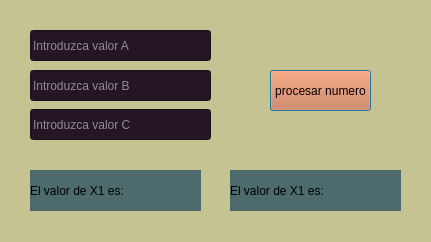
<?xml version="1.0" encoding="UTF-8"?>
<ui version="4.0">
 <class>Dialog</class>
 <widget class="QDialog" name="Dialog">
  <property name="geometry">
   <rect>
    <x>0</x>
    <y>0</y>
    <width>431</width>
    <height>242</height>
   </rect>
  </property>
  <property name="windowTitle">
   <string>Formula General</string>
  </property>
  <property name="styleSheet">
   <string notr="true">background-color: rgb(197, 195, 146);</string>
  </property>
  <widget class="QLineEdit" name="txt_valorA">
   <property name="geometry">
    <rect>
     <x>30</x>
     <y>30</y>
     <width>181</width>
     <height>31</height>
    </rect>
   </property>
   <property name="palette">
    <palette>
     <active>
      <colorrole role="WindowText">
       <brush brushstyle="SolidPattern">
        <color alpha="255">
         <red>255</red>
         <green>255</green>
         <blue>255</blue>
        </color>
       </brush>
      </colorrole>
      <colorrole role="Button">
       <brush brushstyle="SolidPattern">
        <color alpha="255">
         <red>36</red>
         <green>22</green>
         <blue>35</blue>
        </color>
       </brush>
      </colorrole>
      <colorrole role="Light">
       <brush brushstyle="SolidPattern">
        <color alpha="255">
         <red>255</red>
         <green>255</green>
         <blue>255</blue>
        </color>
       </brush>
      </colorrole>
      <colorrole role="Midlight">
       <brush brushstyle="SolidPattern">
        <color alpha="255">
         <red>255</red>
         <green>255</green>
         <blue>255</blue>
        </color>
       </brush>
      </colorrole>
      <colorrole role="Dark">
       <brush brushstyle="SolidPattern">
        <color alpha="255">
         <red>255</red>
         <green>255</green>
         <blue>255</blue>
        </color>
       </brush>
      </colorrole>
      <colorrole role="Mid">
       <brush brushstyle="SolidPattern">
        <color alpha="255">
         <red>255</red>
         <green>255</green>
         <blue>255</blue>
        </color>
       </brush>
      </colorrole>
      <colorrole role="Text">
       <brush brushstyle="SolidPattern">
        <color alpha="255">
         <red>0</red>
         <green>0</green>
         <blue>0</blue>
        </color>
       </brush>
      </colorrole>
      <colorrole role="ButtonText">
       <brush brushstyle="SolidPattern">
        <color alpha="255">
         <red>255</red>
         <green>255</green>
         <blue>255</blue>
        </color>
       </brush>
      </colorrole>
      <colorrole role="Base">
       <brush brushstyle="SolidPattern">
        <color alpha="255">
         <red>36</red>
         <green>22</green>
         <blue>35</blue>
        </color>
       </brush>
      </colorrole>
      <colorrole role="Window">
       <brush brushstyle="SolidPattern">
        <color alpha="255">
         <red>36</red>
         <green>22</green>
         <blue>35</blue>
        </color>
       </brush>
      </colorrole>
      <colorrole role="Shadow">
       <brush brushstyle="SolidPattern">
        <color alpha="255">
         <red>255</red>
         <green>255</green>
         <blue>255</blue>
        </color>
       </brush>
      </colorrole>
      <colorrole role="Highlight">
       <brush brushstyle="SolidPattern">
        <color alpha="255">
         <red>255</red>
         <green>255</green>
         <blue>255</blue>
        </color>
       </brush>
      </colorrole>
      <colorrole role="HighlightedText">
       <brush brushstyle="SolidPattern">
        <color alpha="255">
         <red>254</red>
         <green>254</green>
         <blue>254</blue>
        </color>
       </brush>
      </colorrole>
      <colorrole role="Link">
       <brush brushstyle="SolidPattern">
        <color alpha="255">
         <red>255</red>
         <green>255</green>
         <blue>255</blue>
        </color>
       </brush>
      </colorrole>
      <colorrole role="LinkVisited">
       <brush brushstyle="SolidPattern">
        <color alpha="255">
         <red>255</red>
         <green>255</green>
         <blue>255</blue>
        </color>
       </brush>
      </colorrole>
      <colorrole role="AlternateBase">
       <brush brushstyle="SolidPattern">
        <color alpha="255">
         <red>255</red>
         <green>255</green>
         <blue>255</blue>
        </color>
       </brush>
      </colorrole>
      <colorrole role="ToolTipBase">
       <brush brushstyle="SolidPattern">
        <color alpha="255">
         <red>255</red>
         <green>255</green>
         <blue>255</blue>
        </color>
       </brush>
      </colorrole>
      <colorrole role="ToolTipText">
       <brush brushstyle="SolidPattern">
        <color alpha="255">
         <red>255</red>
         <green>255</green>
         <blue>255</blue>
        </color>
       </brush>
      </colorrole>
      <colorrole role="PlaceholderText">
       <brush brushstyle="SolidPattern">
        <color alpha="128">
         <red>255</red>
         <green>255</green>
         <blue>255</blue>
        </color>
       </brush>
      </colorrole>
     </active>
     <inactive>
      <colorrole role="WindowText">
       <brush brushstyle="SolidPattern">
        <color alpha="255">
         <red>0</red>
         <green>0</green>
         <blue>0</blue>
        </color>
       </brush>
      </colorrole>
      <colorrole role="Button">
       <brush brushstyle="SolidPattern">
        <color alpha="255">
         <red>36</red>
         <green>22</green>
         <blue>35</blue>
        </color>
       </brush>
      </colorrole>
      <colorrole role="Light">
       <brush brushstyle="SolidPattern">
        <color alpha="255">
         <red>36</red>
         <green>22</green>
         <blue>35</blue>
        </color>
       </brush>
      </colorrole>
      <colorrole role="Midlight">
       <brush brushstyle="SolidPattern">
        <color alpha="255">
         <red>36</red>
         <green>22</green>
         <blue>35</blue>
        </color>
       </brush>
      </colorrole>
      <colorrole role="Dark">
       <brush brushstyle="SolidPattern">
        <color alpha="255">
         <red>160</red>
         <green>160</green>
         <blue>160</blue>
        </color>
       </brush>
      </colorrole>
      <colorrole role="Mid">
       <brush brushstyle="SolidPattern">
        <color alpha="255">
         <red>160</red>
         <green>160</green>
         <blue>160</blue>
        </color>
       </brush>
      </colorrole>
      <colorrole role="Text">
       <brush brushstyle="SolidPattern">
        <color alpha="255">
         <red>255</red>
         <green>255</green>
         <blue>255</blue>
        </color>
       </brush>
      </colorrole>
      <colorrole role="ButtonText">
       <brush brushstyle="SolidPattern">
        <color alpha="255">
         <red>0</red>
         <green>0</green>
         <blue>0</blue>
        </color>
       </brush>
      </colorrole>
      <colorrole role="Base">
       <brush brushstyle="SolidPattern">
        <color alpha="255">
         <red>36</red>
         <green>22</green>
         <blue>35</blue>
        </color>
       </brush>
      </colorrole>
      <colorrole role="Window">
       <brush brushstyle="SolidPattern">
        <color alpha="255">
         <red>36</red>
         <green>22</green>
         <blue>35</blue>
        </color>
       </brush>
      </colorrole>
      <colorrole role="Shadow">
       <brush brushstyle="SolidPattern">
        <color alpha="255">
         <red>105</red>
         <green>105</green>
         <blue>105</blue>
        </color>
       </brush>
      </colorrole>
      <colorrole role="Highlight">
       <brush brushstyle="SolidPattern">
        <color alpha="255">
         <red>240</red>
         <green>240</green>
         <blue>240</blue>
        </color>
       </brush>
      </colorrole>
      <colorrole role="HighlightedText">
       <brush brushstyle="SolidPattern">
        <color alpha="255">
         <red>254</red>
         <green>254</green>
         <blue>254</blue>
        </color>
       </brush>
      </colorrole>
      <colorrole role="Link">
       <brush brushstyle="SolidPattern">
        <color alpha="255">
         <red>0</red>
         <green>0</green>
         <blue>255</blue>
        </color>
       </brush>
      </colorrole>
      <colorrole role="LinkVisited">
       <brush brushstyle="SolidPattern">
        <color alpha="255">
         <red>255</red>
         <green>0</green>
         <blue>255</blue>
        </color>
       </brush>
      </colorrole>
      <colorrole role="AlternateBase">
       <brush brushstyle="SolidPattern">
        <color alpha="255">
         <red>246</red>
         <green>246</green>
         <blue>246</blue>
        </color>
       </brush>
      </colorrole>
      <colorrole role="ToolTipBase">
       <brush brushstyle="SolidPattern">
        <color alpha="255">
         <red>255</red>
         <green>255</green>
         <blue>220</blue>
        </color>
       </brush>
      </colorrole>
      <colorrole role="ToolTipText">
       <brush brushstyle="SolidPattern">
        <color alpha="255">
         <red>0</red>
         <green>0</green>
         <blue>0</blue>
        </color>
       </brush>
      </colorrole>
      <colorrole role="PlaceholderText">
       <brush brushstyle="SolidPattern">
        <color alpha="128">
         <red>255</red>
         <green>255</green>
         <blue>255</blue>
        </color>
       </brush>
      </colorrole>
     </inactive>
     <disabled>
      <colorrole role="WindowText">
       <brush brushstyle="SolidPattern">
        <color alpha="255">
         <red>120</red>
         <green>120</green>
         <blue>120</blue>
        </color>
       </brush>
      </colorrole>
      <colorrole role="Button">
       <brush brushstyle="SolidPattern">
        <color alpha="255">
         <red>36</red>
         <green>22</green>
         <blue>35</blue>
        </color>
       </brush>
      </colorrole>
      <colorrole role="Light">
       <brush brushstyle="SolidPattern">
        <color alpha="255">
         <red>36</red>
         <green>22</green>
         <blue>35</blue>
        </color>
       </brush>
      </colorrole>
      <colorrole role="Midlight">
       <brush brushstyle="SolidPattern">
        <color alpha="255">
         <red>36</red>
         <green>22</green>
         <blue>35</blue>
        </color>
       </brush>
      </colorrole>
      <colorrole role="Dark">
       <brush brushstyle="SolidPattern">
        <color alpha="255">
         <red>160</red>
         <green>160</green>
         <blue>160</blue>
        </color>
       </brush>
      </colorrole>
      <colorrole role="Mid">
       <brush brushstyle="SolidPattern">
        <color alpha="255">
         <red>160</red>
         <green>160</green>
         <blue>160</blue>
        </color>
       </brush>
      </colorrole>
      <colorrole role="Text">
       <brush brushstyle="SolidPattern">
        <color alpha="255">
         <red>120</red>
         <green>120</green>
         <blue>120</blue>
        </color>
       </brush>
      </colorrole>
      <colorrole role="ButtonText">
       <brush brushstyle="SolidPattern">
        <color alpha="255">
         <red>120</red>
         <green>120</green>
         <blue>120</blue>
        </color>
       </brush>
      </colorrole>
      <colorrole role="Base">
       <brush brushstyle="SolidPattern">
        <color alpha="255">
         <red>36</red>
         <green>22</green>
         <blue>35</blue>
        </color>
       </brush>
      </colorrole>
      <colorrole role="Window">
       <brush brushstyle="SolidPattern">
        <color alpha="255">
         <red>36</red>
         <green>22</green>
         <blue>35</blue>
        </color>
       </brush>
      </colorrole>
      <colorrole role="Shadow">
       <brush brushstyle="SolidPattern">
        <color alpha="255">
         <red>0</red>
         <green>0</green>
         <blue>0</blue>
        </color>
       </brush>
      </colorrole>
      <colorrole role="Highlight">
       <brush brushstyle="SolidPattern">
        <color alpha="255">
         <red>0</red>
         <green>120</green>
         <blue>215</blue>
        </color>
       </brush>
      </colorrole>
      <colorrole role="HighlightedText">
       <brush brushstyle="SolidPattern">
        <color alpha="255">
         <red>254</red>
         <green>254</green>
         <blue>254</blue>
        </color>
       </brush>
      </colorrole>
      <colorrole role="Link">
       <brush brushstyle="SolidPattern">
        <color alpha="255">
         <red>0</red>
         <green>0</green>
         <blue>255</blue>
        </color>
       </brush>
      </colorrole>
      <colorrole role="LinkVisited">
       <brush brushstyle="SolidPattern">
        <color alpha="255">
         <red>255</red>
         <green>0</green>
         <blue>255</blue>
        </color>
       </brush>
      </colorrole>
      <colorrole role="AlternateBase">
       <brush brushstyle="SolidPattern">
        <color alpha="255">
         <red>246</red>
         <green>246</green>
         <blue>246</blue>
        </color>
       </brush>
      </colorrole>
      <colorrole role="ToolTipBase">
       <brush brushstyle="SolidPattern">
        <color alpha="255">
         <red>255</red>
         <green>255</green>
         <blue>220</blue>
        </color>
       </brush>
      </colorrole>
      <colorrole role="ToolTipText">
       <brush brushstyle="SolidPattern">
        <color alpha="255">
         <red>0</red>
         <green>0</green>
         <blue>0</blue>
        </color>
       </brush>
      </colorrole>
      <colorrole role="PlaceholderText">
       <brush brushstyle="SolidPattern">
        <color alpha="128">
         <red>0</red>
         <green>0</green>
         <blue>0</blue>
        </color>
       </brush>
      </colorrole>
     </disabled>
    </palette>
   </property>
   <property name="styleSheet">
    <string notr="true">background-color: rgb(36, 22, 35);</string>
   </property>
   <property name="placeholderText">
    <string>Introduzca valor A</string>
   </property>
  </widget>
  <widget class="QPushButton" name="btn_calcular">
   <property name="geometry">
    <rect>
     <x>270</x>
     <y>70</y>
     <width>101</width>
     <height>41</height>
    </rect>
   </property>
   <property name="palette">
    <palette>
     <active>
      <colorrole role="Button">
       <brush brushstyle="SolidPattern">
        <color alpha="255">
         <red>213</red>
         <green>111</green>
         <blue>61</blue>
        </color>
       </brush>
      </colorrole>
      <colorrole role="Text">
       <brush brushstyle="SolidPattern">
        <color alpha="255">
         <red>36</red>
         <green>22</green>
         <blue>35</blue>
        </color>
       </brush>
      </colorrole>
      <colorrole role="Base">
       <brush brushstyle="SolidPattern">
        <color alpha="255">
         <red>213</red>
         <green>111</green>
         <blue>61</blue>
        </color>
       </brush>
      </colorrole>
      <colorrole role="Window">
       <brush brushstyle="SolidPattern">
        <color alpha="255">
         <red>213</red>
         <green>111</green>
         <blue>61</blue>
        </color>
       </brush>
      </colorrole>
      <colorrole role="PlaceholderText">
       <brush brushstyle="SolidPattern">
        <color alpha="128">
         <red>36</red>
         <green>22</green>
         <blue>35</blue>
        </color>
       </brush>
      </colorrole>
     </active>
     <inactive>
      <colorrole role="Button">
       <brush brushstyle="SolidPattern">
        <color alpha="255">
         <red>213</red>
         <green>111</green>
         <blue>61</blue>
        </color>
       </brush>
      </colorrole>
      <colorrole role="Text">
       <brush brushstyle="SolidPattern">
        <color alpha="255">
         <red>36</red>
         <green>22</green>
         <blue>35</blue>
        </color>
       </brush>
      </colorrole>
      <colorrole role="Base">
       <brush brushstyle="SolidPattern">
        <color alpha="255">
         <red>213</red>
         <green>111</green>
         <blue>61</blue>
        </color>
       </brush>
      </colorrole>
      <colorrole role="Window">
       <brush brushstyle="SolidPattern">
        <color alpha="255">
         <red>213</red>
         <green>111</green>
         <blue>61</blue>
        </color>
       </brush>
      </colorrole>
      <colorrole role="PlaceholderText">
       <brush brushstyle="SolidPattern">
        <color alpha="128">
         <red>36</red>
         <green>22</green>
         <blue>35</blue>
        </color>
       </brush>
      </colorrole>
     </inactive>
     <disabled>
      <colorrole role="Button">
       <brush brushstyle="SolidPattern">
        <color alpha="255">
         <red>213</red>
         <green>111</green>
         <blue>61</blue>
        </color>
       </brush>
      </colorrole>
      <colorrole role="Text">
       <brush brushstyle="SolidPattern">
        <color alpha="255">
         <red>120</red>
         <green>120</green>
         <blue>120</blue>
        </color>
       </brush>
      </colorrole>
      <colorrole role="Base">
       <brush brushstyle="SolidPattern">
        <color alpha="255">
         <red>213</red>
         <green>111</green>
         <blue>61</blue>
        </color>
       </brush>
      </colorrole>
      <colorrole role="Window">
       <brush brushstyle="SolidPattern">
        <color alpha="255">
         <red>213</red>
         <green>111</green>
         <blue>61</blue>
        </color>
       </brush>
      </colorrole>
      <colorrole role="PlaceholderText">
       <brush brushstyle="SolidPattern">
        <color alpha="128">
         <red>0</red>
         <green>0</green>
         <blue>0</blue>
        </color>
       </brush>
      </colorrole>
     </disabled>
    </palette>
   </property>
   <property name="styleSheet">
    <string notr="true">
background-color: rgb(213, 111, 61);</string>
   </property>
   <property name="text">
    <string>procesar numero</string>
   </property>
  </widget>
  <widget class="QLabel" name="txt_valX1">
   <property name="geometry">
    <rect>
     <x>30</x>
     <y>170</y>
     <width>171</width>
     <height>41</height>
    </rect>
   </property>
   <property name="styleSheet">
    <string notr="true">background-color: rgb(77, 106, 109);
font: 8pt &quot;MS Shell Dlg 2&quot;;</string>
   </property>
   <property name="text">
    <string>El valor de X1 es:</string>
   </property>
  </widget>
  <widget class="QLineEdit" name="txt_valorC">
   <property name="geometry">
    <rect>
     <x>30</x>
     <y>109</y>
     <width>181</width>
     <height>31</height>
    </rect>
   </property>
   <property name="palette">
    <palette>
     <active>
      <colorrole role="WindowText">
       <brush brushstyle="SolidPattern">
        <color alpha="255">
         <red>255</red>
         <green>255</green>
         <blue>255</blue>
        </color>
       </brush>
      </colorrole>
      <colorrole role="Button">
       <brush brushstyle="SolidPattern">
        <color alpha="255">
         <red>36</red>
         <green>22</green>
         <blue>35</blue>
        </color>
       </brush>
      </colorrole>
      <colorrole role="Light">
       <brush brushstyle="SolidPattern">
        <color alpha="255">
         <red>255</red>
         <green>255</green>
         <blue>255</blue>
        </color>
       </brush>
      </colorrole>
      <colorrole role="Midlight">
       <brush brushstyle="SolidPattern">
        <color alpha="255">
         <red>255</red>
         <green>255</green>
         <blue>255</blue>
        </color>
       </brush>
      </colorrole>
      <colorrole role="Dark">
       <brush brushstyle="SolidPattern">
        <color alpha="255">
         <red>255</red>
         <green>255</green>
         <blue>255</blue>
        </color>
       </brush>
      </colorrole>
      <colorrole role="Mid">
       <brush brushstyle="SolidPattern">
        <color alpha="255">
         <red>255</red>
         <green>255</green>
         <blue>255</blue>
        </color>
       </brush>
      </colorrole>
      <colorrole role="Text">
       <brush brushstyle="SolidPattern">
        <color alpha="255">
         <red>0</red>
         <green>0</green>
         <blue>0</blue>
        </color>
       </brush>
      </colorrole>
      <colorrole role="ButtonText">
       <brush brushstyle="SolidPattern">
        <color alpha="255">
         <red>255</red>
         <green>255</green>
         <blue>255</blue>
        </color>
       </brush>
      </colorrole>
      <colorrole role="Base">
       <brush brushstyle="SolidPattern">
        <color alpha="255">
         <red>36</red>
         <green>22</green>
         <blue>35</blue>
        </color>
       </brush>
      </colorrole>
      <colorrole role="Window">
       <brush brushstyle="SolidPattern">
        <color alpha="255">
         <red>36</red>
         <green>22</green>
         <blue>35</blue>
        </color>
       </brush>
      </colorrole>
      <colorrole role="Shadow">
       <brush brushstyle="SolidPattern">
        <color alpha="255">
         <red>255</red>
         <green>255</green>
         <blue>255</blue>
        </color>
       </brush>
      </colorrole>
      <colorrole role="Highlight">
       <brush brushstyle="SolidPattern">
        <color alpha="255">
         <red>255</red>
         <green>255</green>
         <blue>255</blue>
        </color>
       </brush>
      </colorrole>
      <colorrole role="HighlightedText">
       <brush brushstyle="SolidPattern">
        <color alpha="255">
         <red>254</red>
         <green>254</green>
         <blue>254</blue>
        </color>
       </brush>
      </colorrole>
      <colorrole role="Link">
       <brush brushstyle="SolidPattern">
        <color alpha="255">
         <red>255</red>
         <green>255</green>
         <blue>255</blue>
        </color>
       </brush>
      </colorrole>
      <colorrole role="LinkVisited">
       <brush brushstyle="SolidPattern">
        <color alpha="255">
         <red>255</red>
         <green>255</green>
         <blue>255</blue>
        </color>
       </brush>
      </colorrole>
      <colorrole role="AlternateBase">
       <brush brushstyle="SolidPattern">
        <color alpha="255">
         <red>255</red>
         <green>255</green>
         <blue>255</blue>
        </color>
       </brush>
      </colorrole>
      <colorrole role="ToolTipBase">
       <brush brushstyle="SolidPattern">
        <color alpha="255">
         <red>255</red>
         <green>255</green>
         <blue>255</blue>
        </color>
       </brush>
      </colorrole>
      <colorrole role="ToolTipText">
       <brush brushstyle="SolidPattern">
        <color alpha="255">
         <red>255</red>
         <green>255</green>
         <blue>255</blue>
        </color>
       </brush>
      </colorrole>
      <colorrole role="PlaceholderText">
       <brush brushstyle="SolidPattern">
        <color alpha="128">
         <red>255</red>
         <green>255</green>
         <blue>255</blue>
        </color>
       </brush>
      </colorrole>
     </active>
     <inactive>
      <colorrole role="WindowText">
       <brush brushstyle="SolidPattern">
        <color alpha="255">
         <red>0</red>
         <green>0</green>
         <blue>0</blue>
        </color>
       </brush>
      </colorrole>
      <colorrole role="Button">
       <brush brushstyle="SolidPattern">
        <color alpha="255">
         <red>36</red>
         <green>22</green>
         <blue>35</blue>
        </color>
       </brush>
      </colorrole>
      <colorrole role="Light">
       <brush brushstyle="SolidPattern">
        <color alpha="255">
         <red>36</red>
         <green>22</green>
         <blue>35</blue>
        </color>
       </brush>
      </colorrole>
      <colorrole role="Midlight">
       <brush brushstyle="SolidPattern">
        <color alpha="255">
         <red>36</red>
         <green>22</green>
         <blue>35</blue>
        </color>
       </brush>
      </colorrole>
      <colorrole role="Dark">
       <brush brushstyle="SolidPattern">
        <color alpha="255">
         <red>160</red>
         <green>160</green>
         <blue>160</blue>
        </color>
       </brush>
      </colorrole>
      <colorrole role="Mid">
       <brush brushstyle="SolidPattern">
        <color alpha="255">
         <red>160</red>
         <green>160</green>
         <blue>160</blue>
        </color>
       </brush>
      </colorrole>
      <colorrole role="Text">
       <brush brushstyle="SolidPattern">
        <color alpha="255">
         <red>255</red>
         <green>255</green>
         <blue>255</blue>
        </color>
       </brush>
      </colorrole>
      <colorrole role="ButtonText">
       <brush brushstyle="SolidPattern">
        <color alpha="255">
         <red>0</red>
         <green>0</green>
         <blue>0</blue>
        </color>
       </brush>
      </colorrole>
      <colorrole role="Base">
       <brush brushstyle="SolidPattern">
        <color alpha="255">
         <red>36</red>
         <green>22</green>
         <blue>35</blue>
        </color>
       </brush>
      </colorrole>
      <colorrole role="Window">
       <brush brushstyle="SolidPattern">
        <color alpha="255">
         <red>36</red>
         <green>22</green>
         <blue>35</blue>
        </color>
       </brush>
      </colorrole>
      <colorrole role="Shadow">
       <brush brushstyle="SolidPattern">
        <color alpha="255">
         <red>105</red>
         <green>105</green>
         <blue>105</blue>
        </color>
       </brush>
      </colorrole>
      <colorrole role="Highlight">
       <brush brushstyle="SolidPattern">
        <color alpha="255">
         <red>240</red>
         <green>240</green>
         <blue>240</blue>
        </color>
       </brush>
      </colorrole>
      <colorrole role="HighlightedText">
       <brush brushstyle="SolidPattern">
        <color alpha="255">
         <red>254</red>
         <green>254</green>
         <blue>254</blue>
        </color>
       </brush>
      </colorrole>
      <colorrole role="Link">
       <brush brushstyle="SolidPattern">
        <color alpha="255">
         <red>0</red>
         <green>0</green>
         <blue>255</blue>
        </color>
       </brush>
      </colorrole>
      <colorrole role="LinkVisited">
       <brush brushstyle="SolidPattern">
        <color alpha="255">
         <red>255</red>
         <green>0</green>
         <blue>255</blue>
        </color>
       </brush>
      </colorrole>
      <colorrole role="AlternateBase">
       <brush brushstyle="SolidPattern">
        <color alpha="255">
         <red>246</red>
         <green>246</green>
         <blue>246</blue>
        </color>
       </brush>
      </colorrole>
      <colorrole role="ToolTipBase">
       <brush brushstyle="SolidPattern">
        <color alpha="255">
         <red>255</red>
         <green>255</green>
         <blue>220</blue>
        </color>
       </brush>
      </colorrole>
      <colorrole role="ToolTipText">
       <brush brushstyle="SolidPattern">
        <color alpha="255">
         <red>0</red>
         <green>0</green>
         <blue>0</blue>
        </color>
       </brush>
      </colorrole>
      <colorrole role="PlaceholderText">
       <brush brushstyle="SolidPattern">
        <color alpha="128">
         <red>255</red>
         <green>255</green>
         <blue>255</blue>
        </color>
       </brush>
      </colorrole>
     </inactive>
     <disabled>
      <colorrole role="WindowText">
       <brush brushstyle="SolidPattern">
        <color alpha="255">
         <red>120</red>
         <green>120</green>
         <blue>120</blue>
        </color>
       </brush>
      </colorrole>
      <colorrole role="Button">
       <brush brushstyle="SolidPattern">
        <color alpha="255">
         <red>36</red>
         <green>22</green>
         <blue>35</blue>
        </color>
       </brush>
      </colorrole>
      <colorrole role="Light">
       <brush brushstyle="SolidPattern">
        <color alpha="255">
         <red>36</red>
         <green>22</green>
         <blue>35</blue>
        </color>
       </brush>
      </colorrole>
      <colorrole role="Midlight">
       <brush brushstyle="SolidPattern">
        <color alpha="255">
         <red>36</red>
         <green>22</green>
         <blue>35</blue>
        </color>
       </brush>
      </colorrole>
      <colorrole role="Dark">
       <brush brushstyle="SolidPattern">
        <color alpha="255">
         <red>160</red>
         <green>160</green>
         <blue>160</blue>
        </color>
       </brush>
      </colorrole>
      <colorrole role="Mid">
       <brush brushstyle="SolidPattern">
        <color alpha="255">
         <red>160</red>
         <green>160</green>
         <blue>160</blue>
        </color>
       </brush>
      </colorrole>
      <colorrole role="Text">
       <brush brushstyle="SolidPattern">
        <color alpha="255">
         <red>120</red>
         <green>120</green>
         <blue>120</blue>
        </color>
       </brush>
      </colorrole>
      <colorrole role="ButtonText">
       <brush brushstyle="SolidPattern">
        <color alpha="255">
         <red>120</red>
         <green>120</green>
         <blue>120</blue>
        </color>
       </brush>
      </colorrole>
      <colorrole role="Base">
       <brush brushstyle="SolidPattern">
        <color alpha="255">
         <red>36</red>
         <green>22</green>
         <blue>35</blue>
        </color>
       </brush>
      </colorrole>
      <colorrole role="Window">
       <brush brushstyle="SolidPattern">
        <color alpha="255">
         <red>36</red>
         <green>22</green>
         <blue>35</blue>
        </color>
       </brush>
      </colorrole>
      <colorrole role="Shadow">
       <brush brushstyle="SolidPattern">
        <color alpha="255">
         <red>0</red>
         <green>0</green>
         <blue>0</blue>
        </color>
       </brush>
      </colorrole>
      <colorrole role="Highlight">
       <brush brushstyle="SolidPattern">
        <color alpha="255">
         <red>0</red>
         <green>120</green>
         <blue>215</blue>
        </color>
       </brush>
      </colorrole>
      <colorrole role="HighlightedText">
       <brush brushstyle="SolidPattern">
        <color alpha="255">
         <red>254</red>
         <green>254</green>
         <blue>254</blue>
        </color>
       </brush>
      </colorrole>
      <colorrole role="Link">
       <brush brushstyle="SolidPattern">
        <color alpha="255">
         <red>0</red>
         <green>0</green>
         <blue>255</blue>
        </color>
       </brush>
      </colorrole>
      <colorrole role="LinkVisited">
       <brush brushstyle="SolidPattern">
        <color alpha="255">
         <red>255</red>
         <green>0</green>
         <blue>255</blue>
        </color>
       </brush>
      </colorrole>
      <colorrole role="AlternateBase">
       <brush brushstyle="SolidPattern">
        <color alpha="255">
         <red>246</red>
         <green>246</green>
         <blue>246</blue>
        </color>
       </brush>
      </colorrole>
      <colorrole role="ToolTipBase">
       <brush brushstyle="SolidPattern">
        <color alpha="255">
         <red>255</red>
         <green>255</green>
         <blue>220</blue>
        </color>
       </brush>
      </colorrole>
      <colorrole role="ToolTipText">
       <brush brushstyle="SolidPattern">
        <color alpha="255">
         <red>0</red>
         <green>0</green>
         <blue>0</blue>
        </color>
       </brush>
      </colorrole>
      <colorrole role="PlaceholderText">
       <brush brushstyle="SolidPattern">
        <color alpha="128">
         <red>0</red>
         <green>0</green>
         <blue>0</blue>
        </color>
       </brush>
      </colorrole>
     </disabled>
    </palette>
   </property>
   <property name="styleSheet">
    <string notr="true">background-color: rgb(36, 22, 35);</string>
   </property>
   <property name="placeholderText">
    <string>Introduzca valor C</string>
   </property>
  </widget>
  <widget class="QLineEdit" name="txt_valorB">
   <property name="geometry">
    <rect>
     <x>30</x>
     <y>70</y>
     <width>181</width>
     <height>31</height>
    </rect>
   </property>
   <property name="palette">
    <palette>
     <active>
      <colorrole role="WindowText">
       <brush brushstyle="SolidPattern">
        <color alpha="255">
         <red>255</red>
         <green>255</green>
         <blue>255</blue>
        </color>
       </brush>
      </colorrole>
      <colorrole role="Button">
       <brush brushstyle="SolidPattern">
        <color alpha="255">
         <red>36</red>
         <green>22</green>
         <blue>35</blue>
        </color>
       </brush>
      </colorrole>
      <colorrole role="Light">
       <brush brushstyle="SolidPattern">
        <color alpha="255">
         <red>255</red>
         <green>255</green>
         <blue>255</blue>
        </color>
       </brush>
      </colorrole>
      <colorrole role="Midlight">
       <brush brushstyle="SolidPattern">
        <color alpha="255">
         <red>255</red>
         <green>255</green>
         <blue>255</blue>
        </color>
       </brush>
      </colorrole>
      <colorrole role="Dark">
       <brush brushstyle="SolidPattern">
        <color alpha="255">
         <red>255</red>
         <green>255</green>
         <blue>255</blue>
        </color>
       </brush>
      </colorrole>
      <colorrole role="Mid">
       <brush brushstyle="SolidPattern">
        <color alpha="255">
         <red>255</red>
         <green>255</green>
         <blue>255</blue>
        </color>
       </brush>
      </colorrole>
      <colorrole role="Text">
       <brush brushstyle="SolidPattern">
        <color alpha="255">
         <red>0</red>
         <green>0</green>
         <blue>0</blue>
        </color>
       </brush>
      </colorrole>
      <colorrole role="ButtonText">
       <brush brushstyle="SolidPattern">
        <color alpha="255">
         <red>255</red>
         <green>255</green>
         <blue>255</blue>
        </color>
       </brush>
      </colorrole>
      <colorrole role="Base">
       <brush brushstyle="SolidPattern">
        <color alpha="255">
         <red>36</red>
         <green>22</green>
         <blue>35</blue>
        </color>
       </brush>
      </colorrole>
      <colorrole role="Window">
       <brush brushstyle="SolidPattern">
        <color alpha="255">
         <red>36</red>
         <green>22</green>
         <blue>35</blue>
        </color>
       </brush>
      </colorrole>
      <colorrole role="Shadow">
       <brush brushstyle="SolidPattern">
        <color alpha="255">
         <red>255</red>
         <green>255</green>
         <blue>255</blue>
        </color>
       </brush>
      </colorrole>
      <colorrole role="Highlight">
       <brush brushstyle="SolidPattern">
        <color alpha="255">
         <red>255</red>
         <green>255</green>
         <blue>255</blue>
        </color>
       </brush>
      </colorrole>
      <colorrole role="HighlightedText">
       <brush brushstyle="SolidPattern">
        <color alpha="255">
         <red>254</red>
         <green>254</green>
         <blue>254</blue>
        </color>
       </brush>
      </colorrole>
      <colorrole role="Link">
       <brush brushstyle="SolidPattern">
        <color alpha="255">
         <red>255</red>
         <green>255</green>
         <blue>255</blue>
        </color>
       </brush>
      </colorrole>
      <colorrole role="LinkVisited">
       <brush brushstyle="SolidPattern">
        <color alpha="255">
         <red>255</red>
         <green>255</green>
         <blue>255</blue>
        </color>
       </brush>
      </colorrole>
      <colorrole role="AlternateBase">
       <brush brushstyle="SolidPattern">
        <color alpha="255">
         <red>255</red>
         <green>255</green>
         <blue>255</blue>
        </color>
       </brush>
      </colorrole>
      <colorrole role="ToolTipBase">
       <brush brushstyle="SolidPattern">
        <color alpha="255">
         <red>255</red>
         <green>255</green>
         <blue>255</blue>
        </color>
       </brush>
      </colorrole>
      <colorrole role="ToolTipText">
       <brush brushstyle="SolidPattern">
        <color alpha="255">
         <red>255</red>
         <green>255</green>
         <blue>255</blue>
        </color>
       </brush>
      </colorrole>
      <colorrole role="PlaceholderText">
       <brush brushstyle="SolidPattern">
        <color alpha="128">
         <red>255</red>
         <green>255</green>
         <blue>255</blue>
        </color>
       </brush>
      </colorrole>
     </active>
     <inactive>
      <colorrole role="WindowText">
       <brush brushstyle="SolidPattern">
        <color alpha="255">
         <red>0</red>
         <green>0</green>
         <blue>0</blue>
        </color>
       </brush>
      </colorrole>
      <colorrole role="Button">
       <brush brushstyle="SolidPattern">
        <color alpha="255">
         <red>36</red>
         <green>22</green>
         <blue>35</blue>
        </color>
       </brush>
      </colorrole>
      <colorrole role="Light">
       <brush brushstyle="SolidPattern">
        <color alpha="255">
         <red>36</red>
         <green>22</green>
         <blue>35</blue>
        </color>
       </brush>
      </colorrole>
      <colorrole role="Midlight">
       <brush brushstyle="SolidPattern">
        <color alpha="255">
         <red>36</red>
         <green>22</green>
         <blue>35</blue>
        </color>
       </brush>
      </colorrole>
      <colorrole role="Dark">
       <brush brushstyle="SolidPattern">
        <color alpha="255">
         <red>160</red>
         <green>160</green>
         <blue>160</blue>
        </color>
       </brush>
      </colorrole>
      <colorrole role="Mid">
       <brush brushstyle="SolidPattern">
        <color alpha="255">
         <red>160</red>
         <green>160</green>
         <blue>160</blue>
        </color>
       </brush>
      </colorrole>
      <colorrole role="Text">
       <brush brushstyle="SolidPattern">
        <color alpha="255">
         <red>255</red>
         <green>255</green>
         <blue>255</blue>
        </color>
       </brush>
      </colorrole>
      <colorrole role="ButtonText">
       <brush brushstyle="SolidPattern">
        <color alpha="255">
         <red>0</red>
         <green>0</green>
         <blue>0</blue>
        </color>
       </brush>
      </colorrole>
      <colorrole role="Base">
       <brush brushstyle="SolidPattern">
        <color alpha="255">
         <red>36</red>
         <green>22</green>
         <blue>35</blue>
        </color>
       </brush>
      </colorrole>
      <colorrole role="Window">
       <brush brushstyle="SolidPattern">
        <color alpha="255">
         <red>36</red>
         <green>22</green>
         <blue>35</blue>
        </color>
       </brush>
      </colorrole>
      <colorrole role="Shadow">
       <brush brushstyle="SolidPattern">
        <color alpha="255">
         <red>105</red>
         <green>105</green>
         <blue>105</blue>
        </color>
       </brush>
      </colorrole>
      <colorrole role="Highlight">
       <brush brushstyle="SolidPattern">
        <color alpha="255">
         <red>240</red>
         <green>240</green>
         <blue>240</blue>
        </color>
       </brush>
      </colorrole>
      <colorrole role="HighlightedText">
       <brush brushstyle="SolidPattern">
        <color alpha="255">
         <red>254</red>
         <green>254</green>
         <blue>254</blue>
        </color>
       </brush>
      </colorrole>
      <colorrole role="Link">
       <brush brushstyle="SolidPattern">
        <color alpha="255">
         <red>0</red>
         <green>0</green>
         <blue>255</blue>
        </color>
       </brush>
      </colorrole>
      <colorrole role="LinkVisited">
       <brush brushstyle="SolidPattern">
        <color alpha="255">
         <red>255</red>
         <green>0</green>
         <blue>255</blue>
        </color>
       </brush>
      </colorrole>
      <colorrole role="AlternateBase">
       <brush brushstyle="SolidPattern">
        <color alpha="255">
         <red>246</red>
         <green>246</green>
         <blue>246</blue>
        </color>
       </brush>
      </colorrole>
      <colorrole role="ToolTipBase">
       <brush brushstyle="SolidPattern">
        <color alpha="255">
         <red>255</red>
         <green>255</green>
         <blue>220</blue>
        </color>
       </brush>
      </colorrole>
      <colorrole role="ToolTipText">
       <brush brushstyle="SolidPattern">
        <color alpha="255">
         <red>0</red>
         <green>0</green>
         <blue>0</blue>
        </color>
       </brush>
      </colorrole>
      <colorrole role="PlaceholderText">
       <brush brushstyle="SolidPattern">
        <color alpha="128">
         <red>255</red>
         <green>255</green>
         <blue>255</blue>
        </color>
       </brush>
      </colorrole>
     </inactive>
     <disabled>
      <colorrole role="WindowText">
       <brush brushstyle="SolidPattern">
        <color alpha="255">
         <red>120</red>
         <green>120</green>
         <blue>120</blue>
        </color>
       </brush>
      </colorrole>
      <colorrole role="Button">
       <brush brushstyle="SolidPattern">
        <color alpha="255">
         <red>36</red>
         <green>22</green>
         <blue>35</blue>
        </color>
       </brush>
      </colorrole>
      <colorrole role="Light">
       <brush brushstyle="SolidPattern">
        <color alpha="255">
         <red>36</red>
         <green>22</green>
         <blue>35</blue>
        </color>
       </brush>
      </colorrole>
      <colorrole role="Midlight">
       <brush brushstyle="SolidPattern">
        <color alpha="255">
         <red>36</red>
         <green>22</green>
         <blue>35</blue>
        </color>
       </brush>
      </colorrole>
      <colorrole role="Dark">
       <brush brushstyle="SolidPattern">
        <color alpha="255">
         <red>160</red>
         <green>160</green>
         <blue>160</blue>
        </color>
       </brush>
      </colorrole>
      <colorrole role="Mid">
       <brush brushstyle="SolidPattern">
        <color alpha="255">
         <red>160</red>
         <green>160</green>
         <blue>160</blue>
        </color>
       </brush>
      </colorrole>
      <colorrole role="Text">
       <brush brushstyle="SolidPattern">
        <color alpha="255">
         <red>120</red>
         <green>120</green>
         <blue>120</blue>
        </color>
       </brush>
      </colorrole>
      <colorrole role="ButtonText">
       <brush brushstyle="SolidPattern">
        <color alpha="255">
         <red>120</red>
         <green>120</green>
         <blue>120</blue>
        </color>
       </brush>
      </colorrole>
      <colorrole role="Base">
       <brush brushstyle="SolidPattern">
        <color alpha="255">
         <red>36</red>
         <green>22</green>
         <blue>35</blue>
        </color>
       </brush>
      </colorrole>
      <colorrole role="Window">
       <brush brushstyle="SolidPattern">
        <color alpha="255">
         <red>36</red>
         <green>22</green>
         <blue>35</blue>
        </color>
       </brush>
      </colorrole>
      <colorrole role="Shadow">
       <brush brushstyle="SolidPattern">
        <color alpha="255">
         <red>0</red>
         <green>0</green>
         <blue>0</blue>
        </color>
       </brush>
      </colorrole>
      <colorrole role="Highlight">
       <brush brushstyle="SolidPattern">
        <color alpha="255">
         <red>0</red>
         <green>120</green>
         <blue>215</blue>
        </color>
       </brush>
      </colorrole>
      <colorrole role="HighlightedText">
       <brush brushstyle="SolidPattern">
        <color alpha="255">
         <red>254</red>
         <green>254</green>
         <blue>254</blue>
        </color>
       </brush>
      </colorrole>
      <colorrole role="Link">
       <brush brushstyle="SolidPattern">
        <color alpha="255">
         <red>0</red>
         <green>0</green>
         <blue>255</blue>
        </color>
       </brush>
      </colorrole>
      <colorrole role="LinkVisited">
       <brush brushstyle="SolidPattern">
        <color alpha="255">
         <red>255</red>
         <green>0</green>
         <blue>255</blue>
        </color>
       </brush>
      </colorrole>
      <colorrole role="AlternateBase">
       <brush brushstyle="SolidPattern">
        <color alpha="255">
         <red>246</red>
         <green>246</green>
         <blue>246</blue>
        </color>
       </brush>
      </colorrole>
      <colorrole role="ToolTipBase">
       <brush brushstyle="SolidPattern">
        <color alpha="255">
         <red>255</red>
         <green>255</green>
         <blue>220</blue>
        </color>
       </brush>
      </colorrole>
      <colorrole role="ToolTipText">
       <brush brushstyle="SolidPattern">
        <color alpha="255">
         <red>0</red>
         <green>0</green>
         <blue>0</blue>
        </color>
       </brush>
      </colorrole>
      <colorrole role="PlaceholderText">
       <brush brushstyle="SolidPattern">
        <color alpha="128">
         <red>0</red>
         <green>0</green>
         <blue>0</blue>
        </color>
       </brush>
      </colorrole>
     </disabled>
    </palette>
   </property>
   <property name="styleSheet">
    <string notr="true">background-color: rgb(36, 22, 35);</string>
   </property>
   <property name="placeholderText">
    <string>Introduzca valor B</string>
   </property>
  </widget>
  <widget class="QLabel" name="txt_valX2">
   <property name="geometry">
    <rect>
     <x>230</x>
     <y>170</y>
     <width>171</width>
     <height>41</height>
    </rect>
   </property>
   <property name="styleSheet">
    <string notr="true">background-color: rgb(77, 106, 109);
font: 8pt &quot;MS Shell Dlg 2&quot;;</string>
   </property>
   <property name="text">
    <string>El valor de X1 es:</string>
   </property>
  </widget>
 </widget>
 <resources/>
 <connections/>
</ui>
